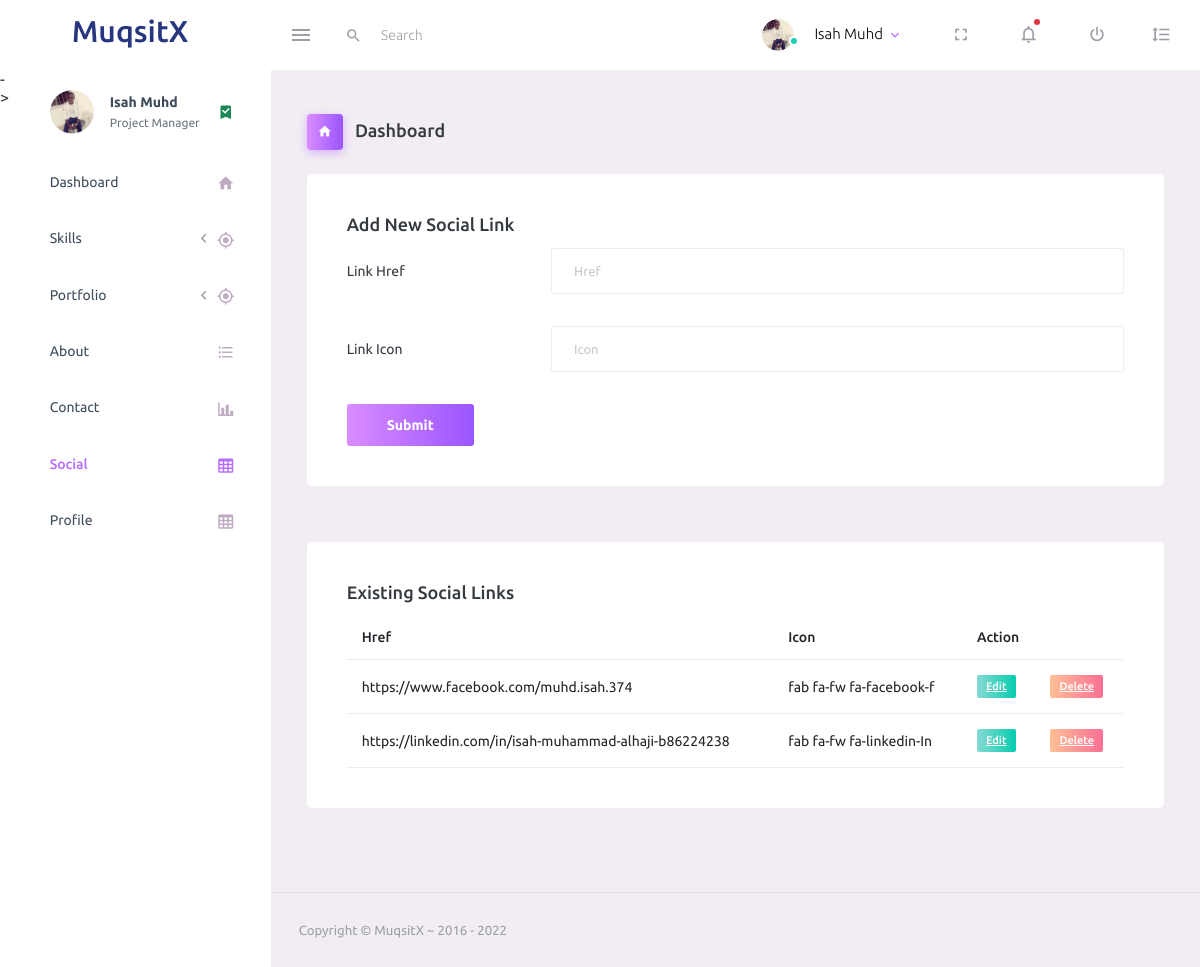
/admin/social.php (signed in), run on the app's committed database.
### tables this page shows
CREATE TABLE `user` (
  `user_id` int(11) NOT NULL,
  `username` varchar(255) NOT NULL,
  `user_photo` varchar(255) NOT NULL,
  `user_email` varchar(255) NOT NULL,
  `user_password` varchar(255) NOT NULL,
  `user_status` int(11) NOT NULL DEFAULT '1'
);

CREATE TABLE `links` (
  `link_id` int(11) NOT NULL,
  `link_href` varchar(255) NOT NULL,
  `link_icon` varchar(255) NOT NULL,
  `link_status` int(11) NOT NULL DEFAULT '1'
);

### includes/autoLoader.php (called while the page is built, shortened)
<?php
	function myAutoLoader($className) {
		$url = $_SERVER['HTTP_HOST'].$_SERVER['REQUEST_URI'];
		if (strpos($url, 'includes') !== false) {
					$path = '../classes/';
				}else if(strpos($url, 'admin') !== false){
					$path = '../classes/';
				}else if(strpos($url, 'pages') !== false){
					$path = '../classes/';
				}else{
					$path = 'classes/';
				}
				$extension = '.php';
	}

### classes/dbh.php (called while the page is built)
<?php
	class Dbh
	{
		public function connect(){
			try {
				 $username = 'root';
				 $password = '';
				$dbh=new PDO('mysql:host=localhost;dbname=muqsit', $username, $password);
				return $dbh;
			} catch (Exception $e) {
				print 'Error: '.$e->getMessage().'<br>';
				die();
			}
		}
	}
?>

### classes/signin.php (called while the page is built, shortened)
<?php
	class Signin extends Dbh
	{
	    protected function getUserProfile($userID) {
	    	$sql = 'SELECT * FROM user WHERE user_id = ?';
			$stmt = $this->connect()->prepare($sql);
			$stmt->execute([$userID]);
			return $results = $stmt->fetchAll();
	    }
		}

### classes/signinView.php (called while the page is built)
<?php
	class signinView extends Signin {
		public function getUserDetails($userID) {
			return $results = $this->getUserProfile($userID);
		}
	}

### classes/socialLinks.php (called while the page is built, shortened)
<?php
	class SocialLinks extends Dbh
	{
		protected function getAactivSocialLinks() {
			$sql = 'SELECT * FROM links WHERE link_status = ?';
			$stmt = $this->connect()->prepare($sql);
			$stmt->execute(['1']);
			$result = $stmt->fetchAll();
			return $result;
		}
	}

### classes/socialLinksView.php (the view, shortened to what this page needs)
<?php
	class SocialLinksView extends SocialLinks {
		public function showAdminSocialLinks() {
			$results = $this->getAactivSocialLinks();
			foreach ($results as $result) {
				$token = $result['link_id'];
				$token = md5($token);
				$href = $result['link_href'];
				$icon = $result['link_icon'];
				echo '<tr>
                            <td>
                              '.$href.'
                            </td>
                            <td>
                              '.$icon.'
                            </td>
                            <td>
                              <a href="social.php?edit_link='.$token.', '.$href.', '.$icon.'" class="badge badge-gradient-success">Edit</a>
                            </td>
                            <td>
                              <a href="delete_link.php?del_link='.$token.', '.$href.', '.$icon.'" class="badge badge-gradient-danger">Delete</a>
                            </td>
                          </tr>';
			}
		}
	}

### admin/top_nav.php (shortened to what this page needs)
<?php
    $userObj = new signinView();
    $results = $userObj->getUserDetails($userID);
    foreach ($results as $result) {
          $username=$result['username'];
        }
?>
<nav class="navbar default-layout-navbar col-lg-12 col-12 p-0 fixed-top d-flex flex-row">
        <div class="text-center navbar-brand-wrapper d-flex align-items-center justify-content-center">
          <a class="navbar-brand brand-logo" href="">
            <h2>MuqsitX</h2>
        </div>
        <div class="navbar-menu-wrapper d-flex align-items-stretch">
          <button class="navbar-toggler navbar-toggler align-self-center" type="button" data-toggle="minimize">
            <span class="mdi mdi-menu"></span>
          </button>
          <div class="search-field d-none d-md-block">
            <form class="d-flex align-items-center h-100" action="#">
              <div class="input-group">
                <div class="input-group-prepend bg-transparent">
                  <i class="input-group-text border-0 mdi mdi-magnify"></i>
                </div>
                <input type="text" class="form-control bg-transparent border-0" placeholder="Search">
              </div>
            </form>
          </div>
          <ul class="navbar-nav navbar-nav-right">
            <li class="nav-item nav-profile dropdown">
              <a class="nav-link dropdown-toggle" id="profileDropdown" href="#" data-bs-toggle="dropdown" aria-expanded="false">
                <div class="nav-profile-img">
                  <img src="assets/images/faces/md.jpg" alt="image">
                  <span class="availability-status online"></span>
                </div>
                <div class="nav-profile-text">
                  <p class="mb-1 text-black"><?php echo $username; ?></p>
                </div>
              </a>
            </li>
            <li class="nav-item d-none d-lg-block full-screen-link">
              <a class="nav-link">
                <i class="mdi mdi-fullscreen" id="fullscreen-button"></i>
              </a>
            </li>
            <li class="nav-item dropdown">
              <a class="nav-link count-indicator dropdown-toggle" id="notificationDropdown" href="#" data-bs-toggle="dropdown">
                <i class="mdi mdi-bell-outline"></i>
                <span class="count-symbol bg-danger"></span>
              </a>
            </li>
            <li class="nav-item nav-logout d-none d-lg-block">
              <a class="nav-link" href="../includes/logout.php">
                <i class="mdi mdi-power"></i>
              </a>
            </li>
            <li class="nav-item nav-settings d-none d-lg-block">
              <a class="nav-link" href="#">
                <i class="mdi mdi-format-line-spacing"></i>
              </a>
            </li>
          </ul>
        </div>
      </nav>

### data on the page
user: username "Isah Muhd"
links: link_href "https://www.facebook.com/muhd.isah.374", link_icon "fab fa-fw fa-facebook-f"
links: link_href "https://linkedin.com/in/isah-muhammad-alhaji-b86224238", link_icon "fab fa-fw fa-linkedin-In"
